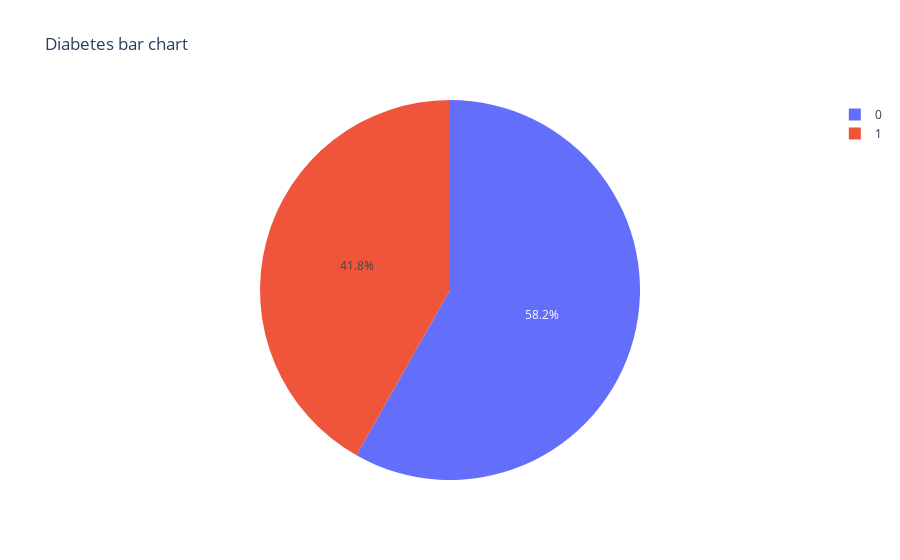

Notebook code for this chart:
### Code cell
diabetes = df['diabetes'].value_counts().reset_index()
diabetes.columns = ['diabetes', 'count']

fig = px.pie(
    diabetes, 
    values='count', 
    names="diabetes", 
    title='Diabetes bar chart', 
)

fig.show()

### Figure 1 — Plotly figure (JSON) as saved in the notebook; plotly's stock layout.template omitted (floating-point values rounded to 4 significant figures)
{"data": [{"domain": {"x": [0, 1], "y": [0, 1]}, "hovertemplate": "diabetes=%{label}<br>count=%{value}<extra></extra>", "labels": [0, 1], "legendgroup": "", "name": "", "showlegend": true, "type": "pie", "values": [174, 125]}], "layout": {"legend": {"tracegroupgap": 0}, "title": {"text": "Diabetes bar chart"}}}
